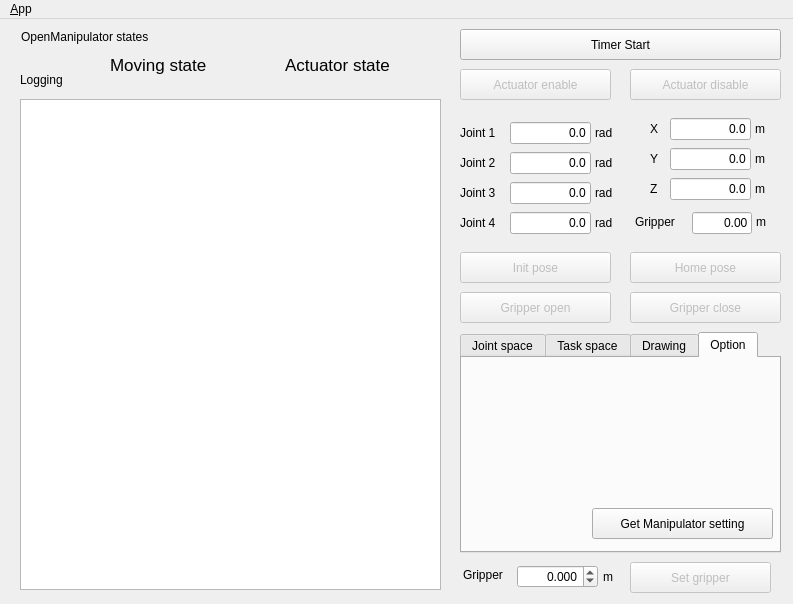
<?xml version="1.0" encoding="UTF-8"?>
<ui version="4.0">
 <class>MainWindowDesign</class>
 <widget class="QMainWindow" name="MainWindowDesign">
  <property name="geometry">
   <rect>
    <x>0</x>
    <y>0</y>
    <width>793</width>
    <height>604</height>
   </rect>
  </property>
  <property name="windowTitle">
   <string>OpenManipulator control GUI</string>
  </property>
  <property name="windowIcon">
   <iconset resource="../resources/images.qrc">
    <normaloff>:/images/icon.png</normaloff>:/images/icon.png</iconset>
  </property>
  <property name="locale">
   <locale language="English" country="Australia"/>
  </property>
  <widget class="QWidget" name="centralwidget">
   <widget class="QLineEdit" name="txt_j1">
    <property name="enabled">
     <bool>true</bool>
    </property>
    <property name="geometry">
     <rect>
      <x>510</x>
      <y>103</y>
      <width>81</width>
      <height>22</height>
     </rect>
    </property>
    <property name="layoutDirection">
     <enum>Qt::LeftToRight</enum>
    </property>
    <property name="text">
     <string>0.0</string>
    </property>
    <property name="alignment">
     <set>Qt::AlignRight|Qt::AlignTrailing|Qt::AlignVCenter</set>
    </property>
    <property name="readOnly">
     <bool>true</bool>
    </property>
   </widget>
   <widget class="QPushButton" name="btn_timer_start">
    <property name="geometry">
     <rect>
      <x>460</x>
      <y>10</y>
      <width>321</width>
      <height>31</height>
     </rect>
    </property>
    <property name="text">
     <string>Timer Start</string>
    </property>
   </widget>
   <widget class="QLineEdit" name="txt_j2">
    <property name="enabled">
     <bool>true</bool>
    </property>
    <property name="geometry">
     <rect>
      <x>510</x>
      <y>133</y>
      <width>81</width>
      <height>22</height>
     </rect>
    </property>
    <property name="layoutDirection">
     <enum>Qt::LeftToRight</enum>
    </property>
    <property name="text">
     <string>0.0</string>
    </property>
    <property name="alignment">
     <set>Qt::AlignRight|Qt::AlignTrailing|Qt::AlignVCenter</set>
    </property>
    <property name="readOnly">
     <bool>true</bool>
    </property>
   </widget>
   <widget class="QLineEdit" name="txt_j3">
    <property name="enabled">
     <bool>true</bool>
    </property>
    <property name="geometry">
     <rect>
      <x>510</x>
      <y>163</y>
      <width>81</width>
      <height>22</height>
     </rect>
    </property>
    <property name="layoutDirection">
     <enum>Qt::LeftToRight</enum>
    </property>
    <property name="text">
     <string>0.0</string>
    </property>
    <property name="alignment">
     <set>Qt::AlignRight|Qt::AlignTrailing|Qt::AlignVCenter</set>
    </property>
    <property name="readOnly">
     <bool>true</bool>
    </property>
   </widget>
   <widget class="QLineEdit" name="txt_j4">
    <property name="enabled">
     <bool>true</bool>
    </property>
    <property name="geometry">
     <rect>
      <x>510</x>
      <y>193</y>
      <width>81</width>
      <height>22</height>
     </rect>
    </property>
    <property name="layoutDirection">
     <enum>Qt::LeftToRight</enum>
    </property>
    <property name="text">
     <string>0.0</string>
    </property>
    <property name="alignment">
     <set>Qt::AlignRight|Qt::AlignTrailing|Qt::AlignVCenter</set>
    </property>
    <property name="readOnly">
     <bool>true</bool>
    </property>
   </widget>
   <widget class="QLabel" name="label_4">
    <property name="geometry">
     <rect>
      <x>460</x>
      <y>107</y>
      <width>59</width>
      <height>14</height>
     </rect>
    </property>
    <property name="text">
     <string>Joint 1</string>
    </property>
   </widget>
   <widget class="QLabel" name="label_5">
    <property name="geometry">
     <rect>
      <x>460</x>
      <y>137</y>
      <width>59</width>
      <height>14</height>
     </rect>
    </property>
    <property name="text">
     <string>Joint 2</string>
    </property>
   </widget>
   <widget class="QLabel" name="label_6">
    <property name="geometry">
     <rect>
      <x>460</x>
      <y>167</y>
      <width>59</width>
      <height>14</height>
     </rect>
    </property>
    <property name="text">
     <string>Joint 3</string>
    </property>
   </widget>
   <widget class="QLabel" name="label_7">
    <property name="geometry">
     <rect>
      <x>460</x>
      <y>197</y>
      <width>59</width>
      <height>14</height>
     </rect>
    </property>
    <property name="text">
     <string>Joint 4</string>
    </property>
   </widget>
   <widget class="QLineEdit" name="txt_z">
    <property name="enabled">
     <bool>true</bool>
    </property>
    <property name="geometry">
     <rect>
      <x>670</x>
      <y>159</y>
      <width>81</width>
      <height>22</height>
     </rect>
    </property>
    <property name="layoutDirection">
     <enum>Qt::LeftToRight</enum>
    </property>
    <property name="text">
     <string>0.0</string>
    </property>
    <property name="alignment">
     <set>Qt::AlignRight|Qt::AlignTrailing|Qt::AlignVCenter</set>
    </property>
    <property name="readOnly">
     <bool>true</bool>
    </property>
   </widget>
   <widget class="QLabel" name="label_8">
    <property name="geometry">
     <rect>
      <x>650</x>
      <y>163</y>
      <width>59</width>
      <height>14</height>
     </rect>
    </property>
    <property name="text">
     <string>Z</string>
    </property>
   </widget>
   <widget class="QLineEdit" name="txt_y">
    <property name="enabled">
     <bool>true</bool>
    </property>
    <property name="geometry">
     <rect>
      <x>670</x>
      <y>129</y>
      <width>81</width>
      <height>22</height>
     </rect>
    </property>
    <property name="layoutDirection">
     <enum>Qt::LeftToRight</enum>
    </property>
    <property name="text">
     <string>0.0</string>
    </property>
    <property name="alignment">
     <set>Qt::AlignRight|Qt::AlignTrailing|Qt::AlignVCenter</set>
    </property>
    <property name="readOnly">
     <bool>true</bool>
    </property>
   </widget>
   <widget class="QLabel" name="label_9">
    <property name="geometry">
     <rect>
      <x>650</x>
      <y>133</y>
      <width>59</width>
      <height>14</height>
     </rect>
    </property>
    <property name="text">
     <string>Y</string>
    </property>
   </widget>
   <widget class="QLineEdit" name="txt_x">
    <property name="enabled">
     <bool>true</bool>
    </property>
    <property name="geometry">
     <rect>
      <x>670</x>
      <y>99</y>
      <width>81</width>
      <height>22</height>
     </rect>
    </property>
    <property name="layoutDirection">
     <enum>Qt::LeftToRight</enum>
    </property>
    <property name="text">
     <string>0.0</string>
    </property>
    <property name="alignment">
     <set>Qt::AlignRight|Qt::AlignTrailing|Qt::AlignVCenter</set>
    </property>
    <property name="readOnly">
     <bool>true</bool>
    </property>
   </widget>
   <widget class="QLabel" name="label_10">
    <property name="geometry">
     <rect>
      <x>650</x>
      <y>103</y>
      <width>59</width>
      <height>14</height>
     </rect>
    </property>
    <property name="text">
     <string>X</string>
    </property>
   </widget>
   <widget class="QLabel" name="label_11">
    <property name="geometry">
     <rect>
      <x>595</x>
      <y>107</y>
      <width>59</width>
      <height>14</height>
     </rect>
    </property>
    <property name="text">
     <string>rad</string>
    </property>
   </widget>
   <widget class="QLabel" name="label_12">
    <property name="geometry">
     <rect>
      <x>595</x>
      <y>137</y>
      <width>59</width>
      <height>14</height>
     </rect>
    </property>
    <property name="text">
     <string>rad</string>
    </property>
   </widget>
   <widget class="QLabel" name="label_13">
    <property name="geometry">
     <rect>
      <x>595</x>
      <y>167</y>
      <width>59</width>
      <height>14</height>
     </rect>
    </property>
    <property name="text">
     <string>rad</string>
    </property>
   </widget>
   <widget class="QLabel" name="label_14">
    <property name="geometry">
     <rect>
      <x>595</x>
      <y>197</y>
      <width>59</width>
      <height>14</height>
     </rect>
    </property>
    <property name="text">
     <string>rad</string>
    </property>
   </widget>
   <widget class="QLabel" name="label_15">
    <property name="geometry">
     <rect>
      <x>755</x>
      <y>163</y>
      <width>59</width>
      <height>14</height>
     </rect>
    </property>
    <property name="text">
     <string>m</string>
    </property>
   </widget>
   <widget class="QLabel" name="label_16">
    <property name="geometry">
     <rect>
      <x>755</x>
      <y>133</y>
      <width>59</width>
      <height>14</height>
     </rect>
    </property>
    <property name="text">
     <string>m</string>
    </property>
   </widget>
   <widget class="QLabel" name="label_17">
    <property name="geometry">
     <rect>
      <x>755</x>
      <y>103</y>
      <width>59</width>
      <height>14</height>
     </rect>
    </property>
    <property name="text">
     <string>m</string>
    </property>
   </widget>
   <widget class="QPushButton" name="btn_init_pose">
    <property name="enabled">
     <bool>false</bool>
    </property>
    <property name="geometry">
     <rect>
      <x>460</x>
      <y>233</y>
      <width>151</width>
      <height>31</height>
     </rect>
    </property>
    <property name="text">
     <string>Init pose</string>
    </property>
   </widget>
   <widget class="QPushButton" name="btn_home_pose">
    <property name="enabled">
     <bool>false</bool>
    </property>
    <property name="geometry">
     <rect>
      <x>630</x>
      <y>233</y>
      <width>151</width>
      <height>31</height>
     </rect>
    </property>
    <property name="text">
     <string>Home pose</string>
    </property>
   </widget>
   <widget class="QLabel" name="label_18">
    <property name="geometry">
     <rect>
      <x>20</x>
      <y>50</y>
      <width>59</width>
      <height>21</height>
     </rect>
    </property>
    <property name="text">
     <string>Logging</string>
    </property>
   </widget>
   <widget class="QPlainTextEdit" name="plainTextEdit_log">
    <property name="geometry">
     <rect>
      <x>20</x>
      <y>80</y>
      <width>421</width>
      <height>491</height>
     </rect>
    </property>
    <property name="readOnly">
     <bool>true</bool>
    </property>
   </widget>
   <widget class="QPushButton" name="btn_gripper_close">
    <property name="enabled">
     <bool>false</bool>
    </property>
    <property name="geometry">
     <rect>
      <x>630</x>
      <y>273</y>
      <width>151</width>
      <height>31</height>
     </rect>
    </property>
    <property name="text">
     <string>Gripper close</string>
    </property>
   </widget>
   <widget class="QPushButton" name="btn_gripper_open">
    <property name="enabled">
     <bool>false</bool>
    </property>
    <property name="geometry">
     <rect>
      <x>460</x>
      <y>273</y>
      <width>151</width>
      <height>31</height>
     </rect>
    </property>
    <property name="text">
     <string>Gripper open</string>
    </property>
   </widget>
   <widget class="QTabWidget" name="tabWidget">
    <property name="geometry">
     <rect>
      <x>460</x>
      <y>313</y>
      <width>321</width>
      <height>221</height>
     </rect>
    </property>
    <property name="currentIndex">
     <number>3</number>
    </property>
    <widget class="QWidget" name="tab_js">
     <attribute name="title">
      <string>Joint space</string>
     </attribute>
     <widget class="QPushButton" name="btn_read_joint_angle">
      <property name="enabled">
       <bool>false</bool>
      </property>
      <property name="geometry">
       <rect>
        <x>9</x>
        <y>150</y>
        <width>141</width>
        <height>31</height>
       </rect>
      </property>
      <property name="text">
       <string>Read joint angle</string>
      </property>
     </widget>
     <widget class="QPushButton" name="btn_send_joint_angle">
      <property name="enabled">
       <bool>false</bool>
      </property>
      <property name="geometry">
       <rect>
        <x>169</x>
        <y>150</y>
        <width>141</width>
        <height>31</height>
       </rect>
      </property>
      <property name="text">
       <string>Send</string>
      </property>
     </widget>
     <widget class="QLabel" name="label_19">
      <property name="geometry">
       <rect>
        <x>20</x>
        <y>80</y>
        <width>59</width>
        <height>14</height>
       </rect>
      </property>
      <property name="text">
       <string>Joint 3</string>
      </property>
     </widget>
     <widget class="QLabel" name="label_20">
      <property name="geometry">
       <rect>
        <x>20</x>
        <y>110</y>
        <width>59</width>
        <height>14</height>
       </rect>
      </property>
      <property name="text">
       <string>Joint 4</string>
      </property>
     </widget>
     <widget class="QLabel" name="label_21">
      <property name="geometry">
       <rect>
        <x>180</x>
        <y>80</y>
        <width>59</width>
        <height>14</height>
       </rect>
      </property>
      <property name="text">
       <string>rad</string>
      </property>
     </widget>
     <widget class="QLabel" name="label_22">
      <property name="geometry">
       <rect>
        <x>180</x>
        <y>110</y>
        <width>59</width>
        <height>14</height>
       </rect>
      </property>
      <property name="text">
       <string>rad</string>
      </property>
     </widget>
     <widget class="QLabel" name="label_23">
      <property name="geometry">
       <rect>
        <x>180</x>
        <y>50</y>
        <width>59</width>
        <height>14</height>
       </rect>
      </property>
      <property name="text">
       <string>rad</string>
      </property>
     </widget>
     <widget class="QLabel" name="label_24">
      <property name="geometry">
       <rect>
        <x>20</x>
        <y>50</y>
        <width>59</width>
        <height>14</height>
       </rect>
      </property>
      <property name="text">
       <string>Joint 2</string>
      </property>
     </widget>
     <widget class="QLabel" name="label_25">
      <property name="geometry">
       <rect>
        <x>180</x>
        <y>20</y>
        <width>59</width>
        <height>14</height>
       </rect>
      </property>
      <property name="text">
       <string>rad</string>
      </property>
     </widget>
     <widget class="QLabel" name="label_26">
      <property name="geometry">
       <rect>
        <x>20</x>
        <y>20</y>
        <width>59</width>
        <height>14</height>
       </rect>
      </property>
      <property name="text">
       <string>Joint 1</string>
      </property>
     </widget>
     <widget class="QDoubleSpinBox" name="doubleSpinBox_j1">
      <property name="geometry">
       <rect>
        <x>70</x>
        <y>16</y>
        <width>101</width>
        <height>23</height>
       </rect>
      </property>
      <property name="alignment">
       <set>Qt::AlignRight|Qt::AlignTrailing|Qt::AlignVCenter</set>
      </property>
      <property name="decimals">
       <number>3</number>
      </property>
      <property name="minimum">
       <double>-3.140000000000000</double>
      </property>
      <property name="maximum">
       <double>3.140000000000000</double>
      </property>
      <property name="singleStep">
       <double>0.050000000000000</double>
      </property>
     </widget>
     <widget class="QDoubleSpinBox" name="doubleSpinBox_j2">
      <property name="geometry">
       <rect>
        <x>70</x>
        <y>46</y>
        <width>101</width>
        <height>23</height>
       </rect>
      </property>
      <property name="alignment">
       <set>Qt::AlignRight|Qt::AlignTrailing|Qt::AlignVCenter</set>
      </property>
      <property name="decimals">
       <number>3</number>
      </property>
      <property name="minimum">
       <double>-3.140000000000000</double>
      </property>
      <property name="maximum">
       <double>3.140000000000000</double>
      </property>
      <property name="singleStep">
       <double>0.050000000000000</double>
      </property>
     </widget>
     <widget class="QDoubleSpinBox" name="doubleSpinBox_j3">
      <property name="geometry">
       <rect>
        <x>70</x>
        <y>76</y>
        <width>101</width>
        <height>23</height>
       </rect>
      </property>
      <property name="alignment">
       <set>Qt::AlignRight|Qt::AlignTrailing|Qt::AlignVCenter</set>
      </property>
      <property name="decimals">
       <number>3</number>
      </property>
      <property name="minimum">
       <double>-3.140000000000000</double>
      </property>
      <property name="maximum">
       <double>3.140000000000000</double>
      </property>
      <property name="singleStep">
       <double>0.050000000000000</double>
      </property>
     </widget>
     <widget class="QDoubleSpinBox" name="doubleSpinBox_j4">
      <property name="geometry">
       <rect>
        <x>70</x>
        <y>106</y>
        <width>101</width>
        <height>23</height>
       </rect>
      </property>
      <property name="alignment">
       <set>Qt::AlignRight|Qt::AlignTrailing|Qt::AlignVCenter</set>
      </property>
      <property name="decimals">
       <number>3</number>
      </property>
      <property name="minimum">
       <double>-3.140000000000000</double>
      </property>
      <property name="maximum">
       <double>3.140000000000000</double>
      </property>
      <property name="singleStep">
       <double>0.050000000000000</double>
      </property>
     </widget>
     <widget class="QLabel" name="label_33">
      <property name="geometry">
       <rect>
        <x>220</x>
        <y>86</y>
        <width>59</width>
        <height>14</height>
       </rect>
      </property>
      <property name="text">
       <string>time</string>
      </property>
     </widget>
     <widget class="QDoubleSpinBox" name="doubleSpinBox_time_js">
      <property name="geometry">
       <rect>
        <x>217</x>
        <y>106</y>
        <width>71</width>
        <height>23</height>
       </rect>
      </property>
      <property name="alignment">
       <set>Qt::AlignRight|Qt::AlignTrailing|Qt::AlignVCenter</set>
      </property>
      <property name="minimum">
       <double>-3.140000000000000</double>
      </property>
      <property name="maximum">
       <double>10.000000000000000</double>
      </property>
      <property name="singleStep">
       <double>0.500000000000000</double>
      </property>
      <property name="value">
       <double>2.000000000000000</double>
      </property>
     </widget>
     <widget class="QLabel" name="label_34">
      <property name="geometry">
       <rect>
        <x>291</x>
        <y>111</y>
        <width>59</width>
        <height>14</height>
       </rect>
      </property>
      <property name="text">
       <string>s</string>
      </property>
     </widget>
    </widget>
    <widget class="QWidget" name="tab_cs">
     <attribute name="title">
      <string>Task space</string>
     </attribute>
     <widget class="QDoubleSpinBox" name="doubleSpinBox_x">
      <property name="geometry">
       <rect>
        <x>70</x>
        <y>28</y>
        <width>101</width>
        <height>23</height>
       </rect>
      </property>
      <property name="decimals">
       <number>3</number>
      </property>
      <property name="minimum">
       <double>-1.000000000000000</double>
      </property>
      <property name="maximum">
       <double>1.000000000000000</double>
      </property>
      <property name="singleStep">
       <double>0.010000000000000</double>
      </property>
     </widget>
     <widget class="QPushButton" name="btn_send_kinematic_pose">
      <property name="enabled">
       <bool>false</bool>
      </property>
      <property name="geometry">
       <rect>
        <x>169</x>
        <y>150</y>
        <width>141</width>
        <height>31</height>
       </rect>
      </property>
      <property name="text">
       <string>Send</string>
      </property>
     </widget>
     <widget class="QLabel" name="label_27">
      <property name="geometry">
       <rect>
        <x>180</x>
        <y>92</y>
        <width>59</width>
        <height>14</height>
       </rect>
      </property>
      <property name="text">
       <string>m</string>
      </property>
     </widget>
     <widget class="QDoubleSpinBox" name="doubleSpinBox_z">
      <property name="geometry">
       <rect>
        <x>70</x>
        <y>88</y>
        <width>101</width>
        <height>23</height>
       </rect>
      </property>
      <property name="decimals">
       <number>3</number>
      </property>
      <property name="minimum">
       <double>-1.000000000000000</double>
      </property>
      <property name="maximum">
       <double>1.000000000000000</double>
      </property>
      <property name="singleStep">
       <double>0.010000000000000</double>
      </property>
     </widget>
     <widget class="QLabel" name="label_28">
      <property name="geometry">
       <rect>
        <x>180</x>
        <y>62</y>
        <width>59</width>
        <height>14</height>
       </rect>
      </property>
      <property name="text">
       <string>m</string>
      </property>
     </widget>
     <widget class="QDoubleSpinBox" name="doubleSpinBox_y">
      <property name="geometry">
       <rect>
        <x>70</x>
        <y>58</y>
        <width>101</width>
        <height>23</height>
       </rect>
      </property>
      <property name="decimals">
       <number>3</number>
      </property>
      <property name="minimum">
       <double>-1.000000000000000</double>
      </property>
      <property name="maximum">
       <double>1.000000000000000</double>
      </property>
      <property name="singleStep">
       <double>0.010000000000000</double>
      </property>
     </widget>
     <widget class="QPushButton" name="btn_read_kinematic_pose">
      <property name="enabled">
       <bool>false</bool>
      </property>
      <property name="geometry">
       <rect>
        <x>9</x>
        <y>150</y>
        <width>141</width>
        <height>31</height>
       </rect>
      </property>
      <property name="text">
       <string>Read joint angle</string>
      </property>
     </widget>
     <widget class="QLabel" name="label_29">
      <property name="geometry">
       <rect>
        <x>20</x>
        <y>32</y>
        <width>59</width>
        <height>14</height>
       </rect>
      </property>
      <property name="text">
       <string>X axis</string>
      </property>
     </widget>
     <widget class="QLabel" name="label_30">
      <property name="geometry">
       <rect>
        <x>20</x>
        <y>92</y>
        <width>59</width>
        <height>14</height>
       </rect>
      </property>
      <property name="text">
       <string>Z axis</string>
      </property>
     </widget>
     <widget class="QLabel" name="label_31">
      <property name="geometry">
       <rect>
        <x>180</x>
        <y>32</y>
        <width>59</width>
        <height>14</height>
       </rect>
      </property>
      <property name="text">
       <string>m</string>
      </property>
     </widget>
     <widget class="QLabel" name="label_32">
      <property name="geometry">
       <rect>
        <x>20</x>
        <y>59</y>
        <width>59</width>
        <height>20</height>
       </rect>
      </property>
      <property name="text">
       <string>Y axis</string>
      </property>
     </widget>
     <widget class="QDoubleSpinBox" name="doubleSpinBox_time_cs">
      <property name="geometry">
       <rect>
        <x>217</x>
        <y>106</y>
        <width>71</width>
        <height>23</height>
       </rect>
      </property>
      <property name="alignment">
       <set>Qt::AlignRight|Qt::AlignTrailing|Qt::AlignVCenter</set>
      </property>
      <property name="minimum">
       <double>-3.140000000000000</double>
      </property>
      <property name="maximum">
       <double>10.000000000000000</double>
      </property>
      <property name="singleStep">
       <double>0.500000000000000</double>
      </property>
      <property name="value">
       <double>2.000000000000000</double>
      </property>
     </widget>
     <widget class="QLabel" name="label_35">
      <property name="geometry">
       <rect>
        <x>291</x>
        <y>111</y>
        <width>59</width>
        <height>14</height>
       </rect>
      </property>
      <property name="text">
       <string>s</string>
      </property>
     </widget>
     <widget class="QLabel" name="label_36">
      <property name="geometry">
       <rect>
        <x>220</x>
        <y>86</y>
        <width>59</width>
        <height>14</height>
       </rect>
      </property>
      <property name="text">
       <string>time</string>
      </property>
     </widget>
    </widget>
    <widget class="QWidget" name="tab_drawing">
     <attribute name="title">
      <string>Drawing</string>
     </attribute>
     <widget class="QRadioButton" name="radio_drawing_line">
      <property name="geometry">
       <rect>
        <x>10</x>
        <y>10</y>
        <width>61</width>
        <height>20</height>
       </rect>
      </property>
      <property name="text">
       <string>Line</string>
      </property>
     </widget>
     <widget class="QRadioButton" name="radioButton_2">
      <property name="geometry">
       <rect>
        <x>73</x>
        <y>10</y>
        <width>71</width>
        <height>20</height>
       </rect>
      </property>
      <property name="text">
       <string>Circle</string>
      </property>
     </widget>
     <widget class="QRadioButton" name="radioButton_3">
      <property name="geometry">
       <rect>
        <x>146</x>
        <y>10</y>
        <width>91</width>
        <height>20</height>
       </rect>
      </property>
      <property name="text">
       <string>Rhombus</string>
      </property>
     </widget>
     <widget class="QRadioButton" name="radioButton_4">
      <property name="geometry">
       <rect>
        <x>240</x>
        <y>10</y>
        <width>71</width>
        <height>20</height>
       </rect>
      </property>
      <property name="text">
       <string>Heart</string>
      </property>
     </widget>
    </widget>
    <widget class="QWidget" name="tab_option">
     <attribute name="title">
      <string>Option</string>
     </attribute>
     <widget class="QPushButton" name="btn_get_manipulator_setting">
      <property name="enabled">
       <bool>true</bool>
      </property>
      <property name="geometry">
       <rect>
        <x>130</x>
        <y>150</y>
        <width>181</width>
        <height>31</height>
       </rect>
      </property>
      <property name="text">
       <string>Get Manipulator setting</string>
      </property>
     </widget>
    </widget>
   </widget>
   <widget class="QDoubleSpinBox" name="doubleSpinBox_gripper">
    <property name="geometry">
     <rect>
      <x>517</x>
      <y>546</y>
      <width>81</width>
      <height>23</height>
     </rect>
    </property>
    <property name="alignment">
     <set>Qt::AlignRight|Qt::AlignTrailing|Qt::AlignVCenter</set>
    </property>
    <property name="decimals">
     <number>3</number>
    </property>
    <property name="minimum">
     <double>-0.010000000000000</double>
    </property>
    <property name="maximum">
     <double>0.010000000000000</double>
    </property>
    <property name="singleStep">
     <double>0.002000000000000</double>
    </property>
    <property name="value">
     <double>0.000000000000000</double>
    </property>
   </widget>
   <widget class="QLabel" name="label_37">
    <property name="geometry">
     <rect>
      <x>463</x>
      <y>546</y>
      <width>59</width>
      <height>20</height>
     </rect>
    </property>
    <property name="text">
     <string>Gripper</string>
    </property>
   </widget>
   <widget class="QPushButton" name="btn_set_gripper">
    <property name="enabled">
     <bool>false</bool>
    </property>
    <property name="geometry">
     <rect>
      <x>630</x>
      <y>543</y>
      <width>141</width>
      <height>31</height>
     </rect>
    </property>
    <property name="text">
     <string>Set gripper</string>
    </property>
   </widget>
   <widget class="QLabel" name="label_38">
    <property name="geometry">
     <rect>
      <x>635</x>
      <y>193</y>
      <width>61</width>
      <height>20</height>
     </rect>
    </property>
    <property name="text">
     <string>Gripper</string>
    </property>
   </widget>
   <widget class="QLineEdit" name="txt_grip">
    <property name="enabled">
     <bool>true</bool>
    </property>
    <property name="geometry">
     <rect>
      <x>692</x>
      <y>193</y>
      <width>60</width>
      <height>22</height>
     </rect>
    </property>
    <property name="layoutDirection">
     <enum>Qt::LeftToRight</enum>
    </property>
    <property name="text">
     <string>0.00</string>
    </property>
    <property name="alignment">
     <set>Qt::AlignRight|Qt::AlignTrailing|Qt::AlignVCenter</set>
    </property>
    <property name="readOnly">
     <bool>true</bool>
    </property>
   </widget>
   <widget class="QLabel" name="label_39">
    <property name="geometry">
     <rect>
      <x>756</x>
      <y>196</y>
      <width>59</width>
      <height>14</height>
     </rect>
    </property>
    <property name="text">
     <string>m</string>
    </property>
   </widget>
   <widget class="QLabel" name="label_40">
    <property name="geometry">
     <rect>
      <x>603</x>
      <y>550</y>
      <width>21</width>
      <height>16</height>
     </rect>
    </property>
    <property name="text">
     <string>m</string>
    </property>
   </widget>
   <widget class="QPushButton" name="btn_actuator_enable">
    <property name="enabled">
     <bool>false</bool>
    </property>
    <property name="geometry">
     <rect>
      <x>460</x>
      <y>50</y>
      <width>151</width>
      <height>31</height>
     </rect>
    </property>
    <property name="text">
     <string>Actuator enable</string>
    </property>
   </widget>
   <widget class="QPushButton" name="btn_actuator_disable">
    <property name="enabled">
     <bool>false</bool>
    </property>
    <property name="geometry">
     <rect>
      <x>630</x>
      <y>50</y>
      <width>151</width>
      <height>31</height>
     </rect>
    </property>
    <property name="text">
     <string>Actuator disable</string>
    </property>
   </widget>
   <widget class="QLabel" name="label_41">
    <property name="geometry">
     <rect>
      <x>21</x>
      <y>10</y>
      <width>191</width>
      <height>16</height>
     </rect>
    </property>
    <property name="text">
     <string>OpenManipulator states</string>
    </property>
   </widget>
   <widget class="QLabel" name="txt_moving_state">
    <property name="geometry">
     <rect>
      <x>110</x>
      <y>36</y>
      <width>151</width>
      <height>20</height>
     </rect>
    </property>
    <property name="font">
     <font>
      <pointsize>13</pointsize>
     </font>
    </property>
    <property name="text">
     <string>Moving state</string>
    </property>
   </widget>
   <widget class="QLabel" name="txt_actuactor_state">
    <property name="geometry">
     <rect>
      <x>285</x>
      <y>36</y>
      <width>141</width>
      <height>20</height>
     </rect>
    </property>
    <property name="font">
     <font>
      <pointsize>13</pointsize>
     </font>
    </property>
    <property name="text">
     <string>Actuator state</string>
    </property>
   </widget>
  </widget>
  <widget class="QMenuBar" name="menubar">
   <property name="geometry">
    <rect>
     <x>0</x>
     <y>0</y>
     <width>793</width>
     <height>19</height>
    </rect>
   </property>
   <widget class="QMenu" name="menu_File">
    <property name="title">
     <string>&amp;App</string>
    </property>
    <addaction name="action_Preferences"/>
    <addaction name="separator"/>
    <addaction name="actionAbout"/>
    <addaction name="actionAbout_Qt"/>
    <addaction name="separator"/>
    <addaction name="action_Quit"/>
   </widget>
   <addaction name="menu_File"/>
  </widget>
  <action name="action_Quit">
   <property name="text">
    <string>&amp;Quit</string>
   </property>
   <property name="shortcut">
    <string>Ctrl+Q</string>
   </property>
   <property name="shortcutContext">
    <enum>Qt::ApplicationShortcut</enum>
   </property>
  </action>
  <action name="action_Preferences">
   <property name="text">
    <string>&amp;Preferences</string>
   </property>
  </action>
  <action name="actionAbout">
   <property name="text">
    <string>&amp;About</string>
   </property>
  </action>
  <action name="actionAbout_Qt">
   <property name="text">
    <string>About &amp;Qt</string>
   </property>
  </action>
 </widget>
 <resources>
  <include location="../resources/images.qrc"/>
 </resources>
 <connections>
  <connection>
   <sender>action_Quit</sender>
   <signal>triggered()</signal>
   <receiver>MainWindowDesign</receiver>
   <slot>close()</slot>
   <hints>
    <hint type="sourcelabel">
     <x>-1</x>
     <y>-1</y>
    </hint>
    <hint type="destinationlabel">
     <x>399</x>
     <y>299</y>
    </hint>
   </hints>
  </connection>
 </connections>
</ui>
